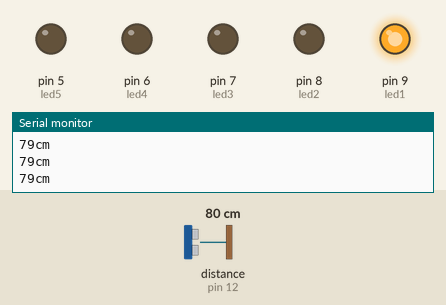
Bench run of a sketch on a simulated Arduino Uno, built with avr-gcc and run on an emulated ATmega328P. Shown: output pins drawn as LEDs (lit = HIGH), the last lines printed to the serial monitor. Wiring (inferred from the names in the program): ultrasonic range finder: trigger pin 11; echo pin 12. Inputs (shaded band) come from the test bench; at power-on: distance to the obstacle (sensor on pin 12) 80 cm. The echo pulse lasts 58.3 µs per cm; pins used as bus, display or sensor lines are not drawn.

Above: at 1.2 s.
1.3 s: distance to the obstacle (sensor on pin 12) set to 71 cm
At 1.66 s:
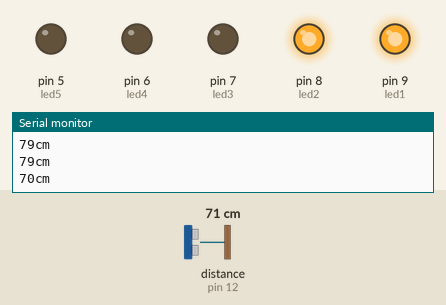
4.3 s: distance to the obstacle (sensor on pin 12) set to 56 cm
7.3 s: distance to the obstacle (sensor on pin 12) set to 45 cm
At 7.51 s:
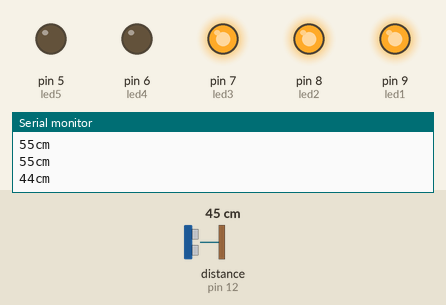
10.3 s: distance to the obstacle (sensor on pin 12) set to 2 cm
At 10.55 s:
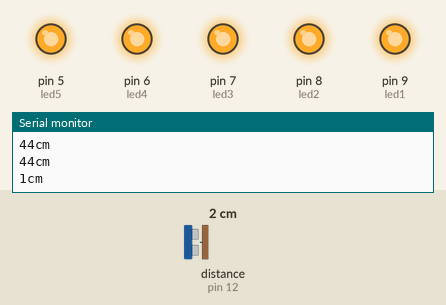
13.3 s: distance to the obstacle (sensor on pin 12) set to 9 cm
16.3 s: distance to the obstacle (sensor on pin 12) set to 12 cm
At 16.57 s:
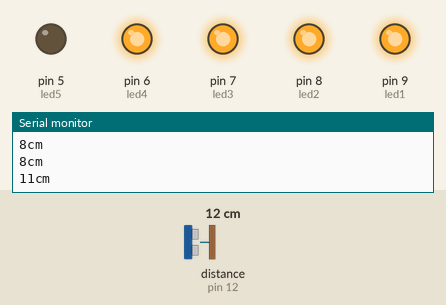
Timing chart, 0 to 19.3 s (numbered marks = the images above; inputs shaded):
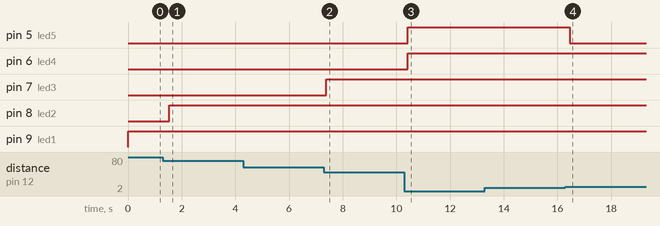

The sketch:

DistanceSensor_withLEDs.ino
```cpp
int trigPin = 11;    //Trig - green Jumper
int echoPin = 12;    //Echo - yellow Jumper
long duration, cm;

//LED output pins
int led1 = 9;
int led2 = 8;
int led3 = 7;
int led4 = 6;
int led5 = 5;

void setup() {
  //Serial Port begin
  Serial.begin (9600);
  //Define inputs and outputs
  pinMode(trigPin, OUTPUT);
  pinMode(echoPin, INPUT);

  //LED line
  pinMode(led1, OUTPUT);
  pinMode(led2, OUTPUT);
  pinMode(led3, OUTPUT);
  pinMode(led4, OUTPUT);
  pinMode(led5, OUTPUT);
}

void loop()
{


  // The sensor is triggered by a HIGH pulse of 10 or more microseconds.
  // Give a short LOW pulse beforehand to ensure a clean HIGH pulse:
  digitalWrite(trigPin, LOW);
  delayMicroseconds(5);
  digitalWrite(trigPin, HIGH);
  delayMicroseconds(10);
  digitalWrite(trigPin, LOW);

  // Read the signal from the sensor: a HIGH pulse whose
  // duration is the time (in microseconds) from the sending
  // of the ping to the reception of its echo off of an object.
  pinMode(echoPin, INPUT);
  duration = pulseIn(echoPin, HIGH);

  // convert the time into a distance
  cm = (duration/2) / 29.1;

  Serial.print(cm);
  Serial.print("cm");
  Serial.println();

  if (cm < 100){
    digitalWrite(led1,HIGH);

    if (cm < 75){
      digitalWrite(led2, HIGH);

      if (cm < 50){
        digitalWrite(led3, HIGH);

        if (cm < 25){
          digitalWrite(led4, HIGH);

          if (cm < 10){
            digitalWrite(led5, HIGH);
          }
        }
      }
    }
  }

  delay(250);

  digitalWrite(led1, LOW);
  digitalWrite(led2, LOW);
  digitalWrite(led3, LOW);
  digitalWrite(led4, LOW);
  digitalWrite(led5, LOW);


}
```

Measured:
- the behaviour switches between 76 and 75 cm on distance to the obstacle (sensor on pin 12) (found by bisection; images 0 and 1)
- the behaviour switches between 51 and 50 cm on distance to the obstacle (sensor on pin 12) (found by bisection; images 1 and 2)
- the behaviour switches between 10 and 11 cm on distance to the obstacle (sensor on pin 12) (found by bisection; images 3 and 4)
- after the input at 1.3 s, pin 8 (led2): LOW → HIGH after 0.24 s
- after the input at 7.3 s, pin 7 (led3): LOW → HIGH after 0.09 s
- after the input at 10.3 s, pin 5 (led5), pin 6 (led4): LOW → HIGH after 0.13 s
- after the input at 16.3 s, pin 5 (led5): HIGH → LOW after 0.15 s
